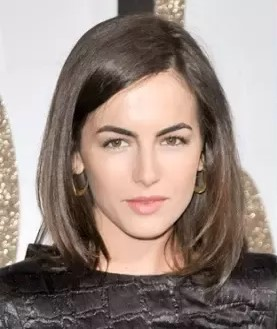
#> input picture SkinToneDetection/dataset/img1.jpg, 277 x 329 px
$ jupyter execute SkinToneDetection.ipynb
#> lines starting #> are read from the running program, lines starting #| are printed output that depends on the picture; after the words box and inside, x2 and y2 are one past the last pixel; in counts of white or black regions, pixels touching at a corner belong together
[cell 1]
import numpy as np
import cv2
from sklearn.cluster import KMeans
from collections import Counter
import imutils
import pprint
from matplotlib import pyplot as plt

[cell 2]
def removeBlack(estimator_labels, estimator_cluster):

    hasBlack = False
    occurance_counter = Counter(estimator_labels)
    def compare(x, y): return Counter(x) == Counter(y)
    for x in occurance_counter.most_common(len(estimator_cluster)):

        color = [int(i) for i in estimator_cluster[x[0]].tolist()]
        if compare(color, [0, 0, 0]) == True:
            del occurance_counter[x[0]]
            hasBlack = True
            estimator_cluster = np.delete(estimator_cluster, x[0], 0)
            break

    return (occurance_counter, estimator_cluster, hasBlack)

[cell 3]
def getColorInformation(estimator_labels, estimator_cluster, hasThresholding=False):

    occurance_counter = None
    colorInformation = []
    hasBlack = False
    if hasThresholding == True:

        (occurance, cluster, black) = removeBlack(
            estimator_labels, estimator_cluster)
        occurance_counter = occurance
        estimator_cluster = cluster
        hasBlack = black

    else:
        occurance_counter = Counter(estimator_labels)

    totalOccurance = sum(occurance_counter.values())
    for x in occurance_counter.most_common(len(estimator_cluster)):

        index = (int(x[0]))
        index = (index-1) if ((hasThresholding & hasBlack)
                              & (int(index) != 0)) else index
        color = estimator_cluster[index].tolist()
        color_percentage = (x[1]/totalOccurance)
        colorInfo = {"cluster_index": index, "color": color,
                     "color_percentage": color_percentage}
        colorInformation.append(colorInfo)

    return colorInformation

[cell 4]
def extractDominantColor(image, number_of_colors=5, hasThresholding=False):

    if hasThresholding == True:
        number_of_colors += 1
    img = image.copy()
    img = cv2.cvtColor(img, cv2.COLOR_BGR2RGB)
    img = img.reshape((img.shape[0]*img.shape[1]), 3)
    estimator = KMeans(n_clusters=number_of_colors, random_state=0)
    estimator.fit(img)
    colorInformation = getColorInformation(
        estimator.labels_, estimator.cluster_centers_, hasThresholding)
    return colorInformation

[cell 5]
def plotColorBar(colorInformation):
    color_bar = np.zeros((100, 500, 3), dtype="uint8")
    top_x = 0
    for x in colorInformation:
        bottom_x = top_x + (x["color_percentage"] * color_bar.shape[1])
        color = tuple(map(int, (x['color'])))
        cv2.rectangle(color_bar, (int(top_x), 0),
                      (int(bottom_x), color_bar.shape[0]), color, -1)
        top_x = bottom_x
    return color_bar

[cell 6]
image = cv2.imread('./dataset/img1.jpg')
#> image is the input picture: shape (329, 277, 3); mean B, G, R 130.9, 138.3, 154

[cell 7]
image = imutils.resize(image,width=500)
#> image: shape (593, 500, 3)

[cell 8]
cv2.imshow('Original',image)
cv2.waitKey()
cv2.destroyAllWindows()

[cell 9]
img = image.copy()
img = cv2.cvtColor(img, cv2.COLOR_BGR2HSV)
#> img: shape (593, 500, 3); mean H, S, V 57, 51.4, 154.5
lower_threshold = np.array([0, 48, 80], dtype=np.uint8)
upper_threshold = np.array([20, 255, 255], dtype=np.uint8)
skinMask = cv2.inRange(img, lower_threshold, upper_threshold)
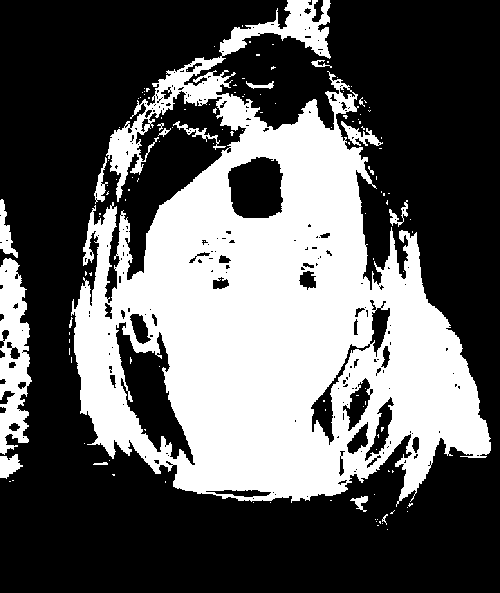
#> skinMask: shape (593, 500); 36.9% white; 131 white regions (113 under 20 px), largest, box (x1, y1, x2, y2) and area: (71, 0, 491, 507) 102746, (0, 258, 32, 455) 4071, (0, 199, 18, 258) 464
skinMask = cv2.GaussianBlur(skinMask, (3, 3), 0)
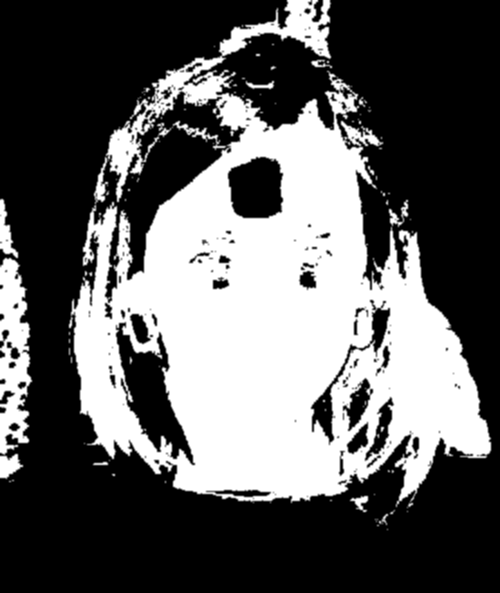
#> skinMask: shape (593, 500); min 0, max 255, mean 94.2
skin = cv2.bitwise_and(img, img, mask=skinMask)
#> skin: shape (593, 500, 3); mean H, S, V 4.6, 30.1, 68.5
skin = cv2.cvtColor(skin, cv2.COLOR_HSV2BGR)
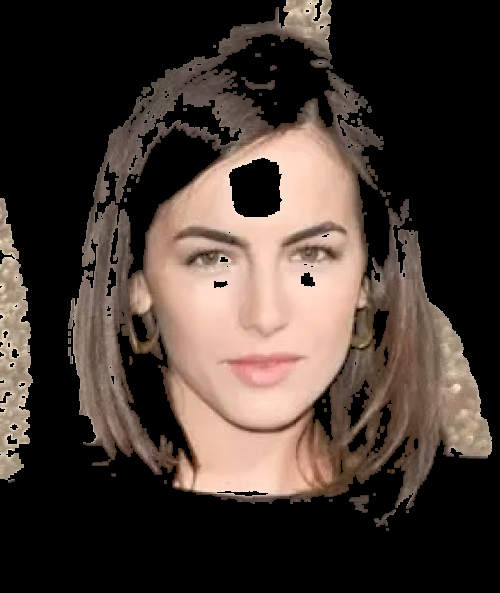
#> skin: shape (593, 500, 3); mean B, G, R 49.6, 56.3, 68.5

[cell 10]
cv2.imshow('Thresholded Image',skin)
cv2.waitKey()
cv2.destroyAllWindows()

[cell 11]
dominantColors = extractDominantColor(skin, hasThresholding=True)
#> dominantColors = 5 items

[cell 12]
print("Color Information")
for x in dominantColors:
        print(pprint.pformat(x))
        print()
#> this loop made 5 passes
#> (printed output is left out)

[cell 13]
colour_bar = plotColorBar(dominantColors)
#> the loop in plotColorBar, `for x in colorInformation:` made 5 passes
#> (bottom_x, color, top_x) on passes 1 to 5: (135.6, (242, 201, 182), 135.6), (242.3, (86, 66, 54), 242.3), (346.9, (116, 96, 84), 346.9), (423.8, (163, 135, 117), 423.8), (500, (207, 170, 149), 500)
#> after the loop in plotColorBar, `for x in colorInformation:`:
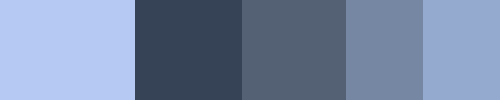
#> color_bar: shape (100, 500, 3); mean of channels 0, 1, 2 164.9, 135.3, 119.1; drawn as B, G, R

$ run again, with SkinToneDetection/dataset/img3.jpg copied over SkinToneDetection/dataset/img1.jpg
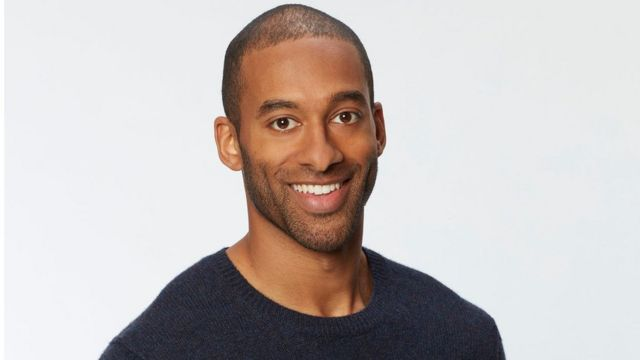
#> input picture SkinToneDetection/dataset/img3.jpg, 640 x 360 px
#> image is the input picture: shape (360, 640, 3); mean B, G, R 188.2, 190.1, 197.6
#> image: shape (281, 500, 3)
#> `skinMask = cv2.inRange(img, lower_threshold, upper_threshold)`:
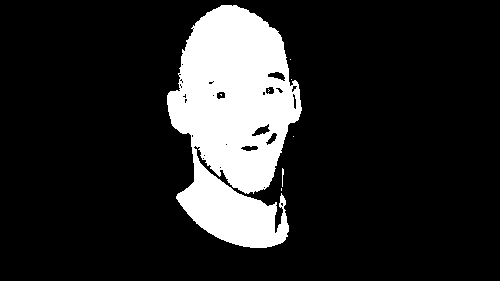
#> skinMask: shape (281, 500); 15.5% white; 8 white regions (6 under 20 px), largest, box (x1, y1, x2, y2) and area: (167, 5, 302, 248) 21775, (282, 168, 284, 187) 25
#> dominantColors = 5 items
#> the loop `for x in dominantColors:` made 5 passes
#> (printed output is left out)
#> the loop in plotColorBar, `for x in colorInformation:` made 5 passes
#> (bottom_x, color, top_x) on passes 1 to 5: (142.4, (170, 107, 74), 142.4), (281.9, (199, 135, 97), 281.9), (400.3, (130, 82, 60), 400.3), (491.1, (87, 54, 39), 491.1), (500, (224, 201, 187), 500)
#> after the loop in plotColorBar, `for x in colorInformation:`:
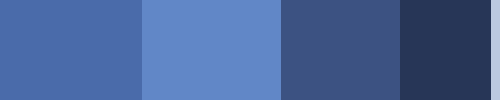
#> color_bar: shape (100, 500, 3); mean of channels 0, 1, 2 154.4, 100.9, 72.7; drawn as B, G, R

$ run again, with SkinToneDetection/dataset/img5.jpg copied over SkinToneDetection/dataset/img1.jpg
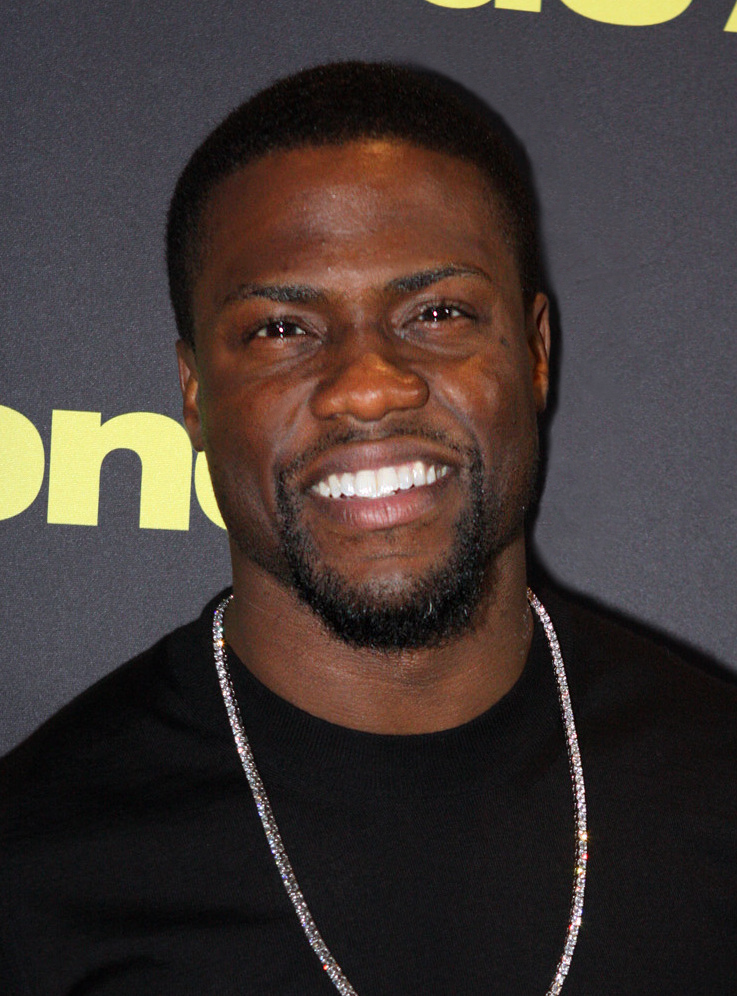
#> input picture SkinToneDetection/dataset/img5.jpg, 737 x 996 px
#> image is the input picture: shape (996, 737, 3); mean B, G, R 52.5, 55.5, 65.8
#> image: shape (675, 500, 3)
#> `skinMask = cv2.inRange(img, lower_threshold, upper_threshold)`:
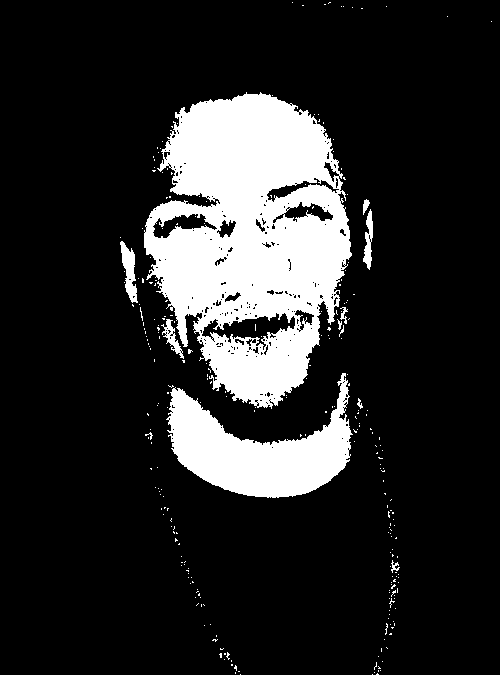
#> skinMask: shape (675, 500); 16.2% white; 277 white regions (266 under 20 px), largest, box (x1, y1, x2, y2) and area: (144, 92, 352, 409) 41636, (166, 373, 353, 498) 11058, (120, 241, 138, 303) 561
#> dominantColors = 5 items
#> the loop `for x in dominantColors:` made 5 passes
#> (printed output is left out)
#> the loop in plotColorBar, `for x in colorInformation:` made 5 passes
#> (bottom_x, color, top_x) on passes 1 to 5: (179.5, (111, 65, 47), 179.5), (328.3, (83, 48, 34), 328.3), (451.5, (135, 83, 63), 451.5), (491, (159, 109, 96), 491), (500, (200, 178, 169), 500)
#> after the loop in plotColorBar, `for x in colorInformation:`:
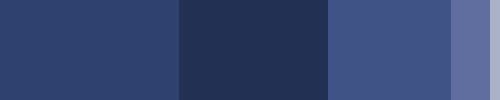
#> color_bar: shape (100, 500, 3); mean of channels 0, 1, 2 114.1, 70.1, 53.3; drawn as B, G, R

$ run again, with SkinToneDetection/dataset/img6.jpg copied over SkinToneDetection/dataset/img1.jpg
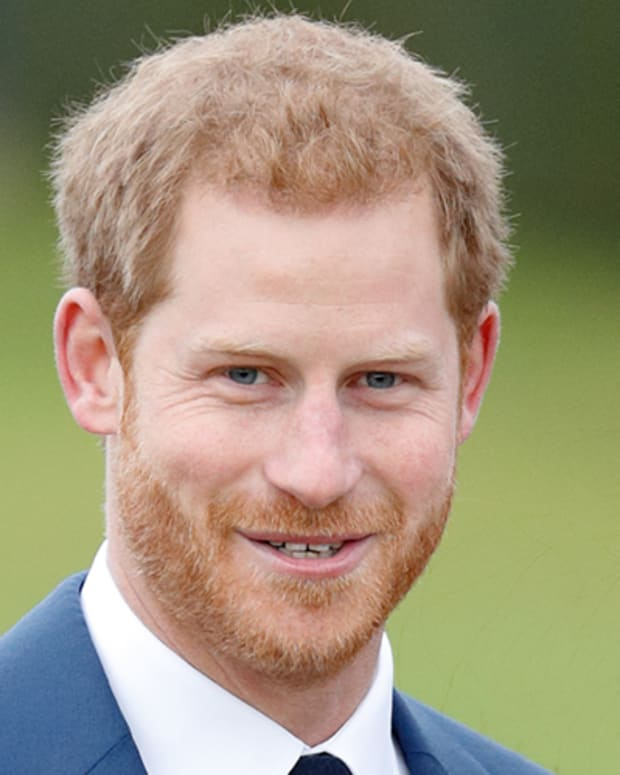
#> input picture SkinToneDetection/dataset/img6.jpg, 620 x 775 px
#> image is the input picture: shape (775, 620, 3); mean B, G, R 125.1, 150, 162.2
#> image: shape (625, 500, 3)
#> `skinMask = cv2.inRange(img, lower_threshold, upper_threshold)`:
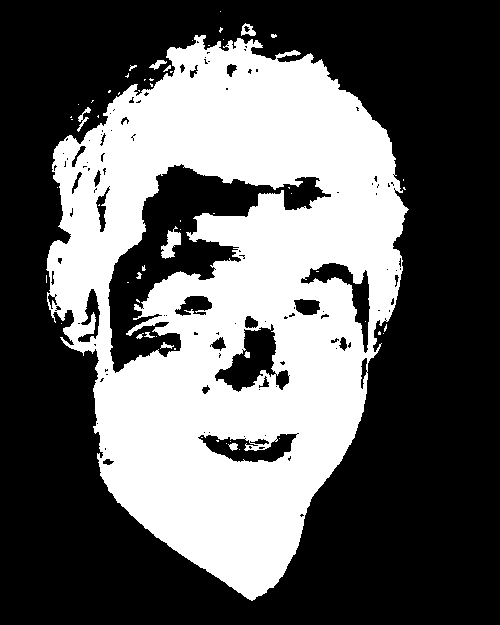
#> skinMask: shape (625, 500); 38.1% white; 59 white regions (46 under 20 px), largest, box (x1, y1, x2, y2) and area: (46, 35, 409, 601) 118038, (161, 226, 181, 259) 337, (241, 23, 256, 36) 108
#> dominantColors = 5 items
#> the loop `for x in dominantColors:` made 5 passes
#> (printed output is left out)
#> the loop in plotColorBar, `for x in colorInformation:` made 5 passes
#> (bottom_x, color, top_x) on passes 1 to 5: (125.9, (197, 159, 144), 125.9), (248.6, (177, 136, 117), 248.6), (368.9, (222, 184, 174), 368.9), (460.9, (157, 112, 90), 460.9), (500, (128, 79, 57), 500)
#> after the loop in plotColorBar, `for x in colorInformation:`:
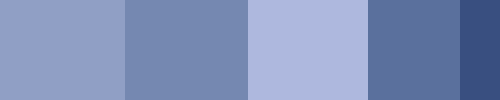
#> color_bar: shape (100, 500, 3); mean of channels 0, 1, 2 185.2, 144.3, 127.7; drawn as B, G, R
